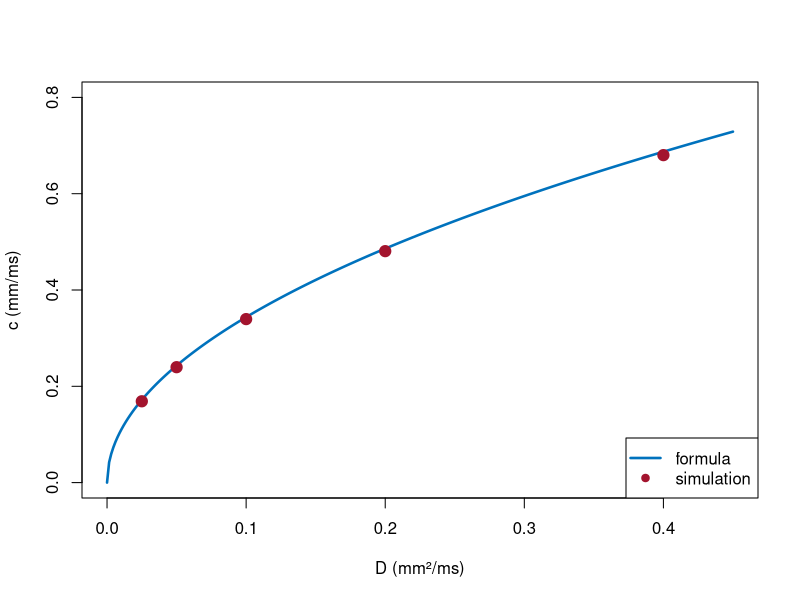

Here is the R script that generated this plot:
# Fig. 5.3: Conduction velocity and coupling (book, Section 5.2, Eq. 5.5)
# simulation of the cable equation for five values of D and the formula c = sqrt(D/(2 tin)) (1 - 3 vs)
# (c) 2026 Philipp Kügler · Program for the book "Dynamical Systems in the Life Sciences" · MIT License (see LICENSE)
tin <- 0.3; tout <- 6; topen <- 100; tclose <- 115; vgate <- 0.13   # parameters in ms
hc <- 4 * tin / tout
vs <- (1 - sqrt(1 - hc)) / 2                                         # threshold for h = 1
formel <- function(D) sqrt(D / (2 * tin)) * (1 - 3 * vs)

geschwindigkeit <- function(D, dx = 0.1, dt = 0.01, L = 60) {
  # fiber of length L, stimulus at the left end; c from the times at which v reaches 0.5 at 20 and 50 mm
  N <- round(L / dx) + 1; v <- numeric(N); h <- rep(1, N); reiz <- dx * (0:(N - 1)) <= 1; innen <- 2:(N - 1)
  i1 <- round(20 / dx) + 1; i2 <- round(50 / dx) + 1; t1 <- NA; t2 <- NA; n <- 0
  while (is.na(t2)) {
    lap <- c(v[2] - v[1], v[innen + 1] - 2 * v[innen] + v[innen - 1], v[N - 1] - v[N])
    dv <- h * v^2 * (1 - v) / tin - v / tout + D * lap / dx^2
    if (n * dt < 2) dv[reiz] <- dv[reiz] + 0.2
    dh <- ifelse(v < vgate, (1 - h) / topen, -h / tclose)
    v <- v + dt * dv; h <- h + dt * dh; n <- n + 1
    if (is.na(t1) && v[i1] > 0.5) t1 <- n * dt
    if (is.na(t2) && v[i2] > 0.5) t2 <- n * dt
  }
  30 / (t2 - t1)
}

Ds <- c(0.025, 0.05, 0.1, 0.2, 0.4)
cs <- sapply(Ds, geschwindigkeit)
for (k in seq_along(Ds)) cat(sprintf("D = %5.3f:  simulation c = %.4f,  formula c = %.4f mm/ms\n", Ds[k], cs[k], formel(Ds[k])))
Dd <- seq(0, 0.45, length.out = 300)
plot(Dd, formel(Dd), type = "l", col = rgb(0, 0.447, 0.741), lwd = 2.5, ylim = c(0, 0.8), xlab = "D (mm²/ms)", ylab = "c (mm/ms)")
points(Ds, cs, pch = 19, col = rgb(0.64, 0.08, 0.18), cex = 1.5)
legend("bottomright", legend = c("formula", "simulation"), col = c(rgb(0, 0.447, 0.741), rgb(0.64, 0.08, 0.18)), lwd = c(2.5, NA), pch = c(NA, 19))
